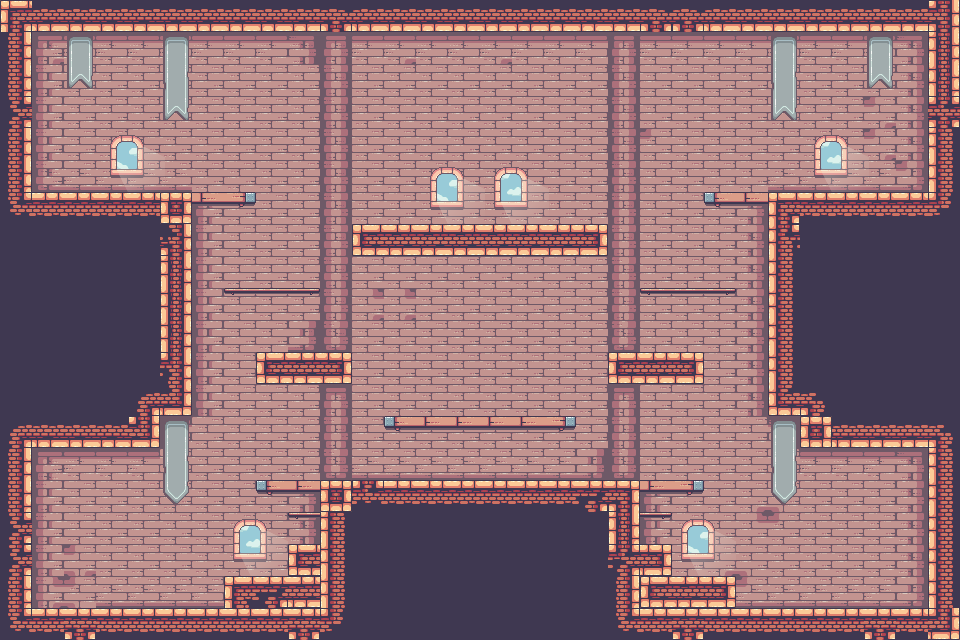

A level layout from a 2D game, rendered from its tile map. Below: a short description, then the map file with its tile-grid data intact:
An orthogonal 30x20 tile map with 32x32 px tiles, 3 tile layers (World, Decorations, Windows_Offset), 2 tilesets.

<map version="1.9" tiledversion="1.9.0" orientation="orthogonal" renderorder="right-down" width="30" height="20" tilewidth="32" tileheight="32" infinite="0" nextlayerid="6" nextobjectid="1">
 <editorsettings>
  <export target="CastleMap..tmj" format="json" />
 </editorsettings>
 <tileset firstgid="1" source="Castle_Terrain.tsx" />
 <tileset firstgid="248" source="Decorations Tileset.tsx" />
 <layer id="1" name="World" width="30" height="20">
  <data encoding="csv">
93,60,60,60,60,60,60,60,60,60,49,60,60,60,60,60,60,60,60,60,49,49,60,60,60,60,60,60,60,91,
42,207,136,136,136,136,136,136,136,137,139,136,198,136,136,198,136,136,136,139,136,136,136,136,136,136,136,136,137,44,
42,154,155,155,155,155,155,155,155,155,158,155,155,155,155,155,155,155,155,158,155,155,155,155,155,155,155,155,156,44,
50,154,155,155,155,155,155,155,155,155,158,155,155,155,155,155,155,155,155,158,155,155,155,155,155,155,155,170,156,36,
42,154,155,155,155,155,155,155,155,155,158,155,155,155,155,155,155,155,155,158,161,155,155,155,155,155,155,170,156,40,
42,173,174,174,174,174,155,155,155,155,158,155,155,155,155,155,155,155,155,158,155,155,155,155,174,174,174,174,227,40,
46,22,22,22,22,101,154,155,155,155,158,155,155,155,155,155,155,155,155,158,155,155,155,156,93,22,22,22,22,47,
41,41,41,41,41,88,154,155,155,155,158,97,98,98,98,98,98,98,99,158,155,155,155,156,106,41,41,41,41,41,
41,41,41,41,41,44,154,155,155,155,158,155,155,155,155,155,155,155,155,158,155,155,155,156,40,41,41,41,41,41,
41,41,41,41,41,44,154,155,155,155,158,164,164,155,155,155,155,155,155,158,155,155,155,156,40,41,41,41,41,41,
41,41,41,41,41,44,154,155,155,175,177,155,155,155,155,155,155,155,155,177,155,155,155,156,40,41,41,41,41,41,
41,41,41,41,41,107,154,155,97,98,99,155,155,155,155,155,155,155,155,97,98,99,155,156,40,41,41,41,41,41,
41,41,41,41,27,61,154,155,155,155,139,155,155,155,155,155,155,155,155,139,155,155,155,156,59,28,41,41,41,41,
27,60,60,60,113,135,155,155,155,155,158,155,155,155,155,155,155,155,155,158,155,155,155,155,137,101,60,60,60,28,
42,135,136,136,136,155,155,155,155,155,177,174,174,174,174,174,174,174,175,177,155,155,155,155,155,136,136,136,137,40,
42,154,155,155,155,155,155,155,155,156,101,31,22,22,22,22,22,22,84,94,154,155,155,141,142,155,155,155,156,40,
50,154,155,155,155,155,155,155,155,156,40,41,41,41,41,41,41,41,41,44,154,155,155,160,161,155,155,155,156,40,
50,154,148,155,155,155,155,155,155,97,40,41,41,41,41,41,41,41,41,52,99,155,141,142,155,155,155,155,156,40,
42,223,144,174,174,174,174,21,84,98,40,41,41,41,41,41,41,41,41,42,97,98,99,218,174,174,174,174,175,40,
46,22,90,22,22,22,22,22,22,90,47,41,41,41,41,41,41,41,41,46,22,90,22,22,22,22,22,90,22,113
</data>
 </layer>
 <layer id="2" name="Decorations" width="30" height="20">
  <data encoding="csv">
0,0,0,0,0,0,0,0,0,0,0,0,0,0,0,0,0,0,0,0,0,0,0,0,0,0,0,0,0,0,
0,0,256,0,0,256,0,0,0,0,0,0,0,0,0,0,0,0,0,0,0,0,0,0,256,0,0,256,0,0,
0,0,270,0,0,263,0,0,0,0,0,0,0,0,0,0,0,0,0,0,0,0,0,0,263,0,0,270,0,0,
0,0,0,0,0,270,0,0,0,0,0,0,0,0,0,0,0,0,0,0,0,0,0,0,270,0,0,0,0,0,
0,0,0,0,0,0,0,0,0,0,0,0,0,0,0,0,0,0,0,0,0,0,0,0,0,0,0,0,0,0,
0,0,0,0,0,0,0,0,0,0,0,0,0,0,0,0,0,0,0,0,0,0,0,0,0,0,0,0,0,0,
0,0,0,0,0,0,265,266,0,0,0,0,0,0,0,0,0,0,0,0,0,0,264,265,0,0,0,0,0,0,
0,0,0,0,0,0,0,0,0,0,0,0,0,0,0,0,0,0,0,0,0,0,0,0,0,0,0,0,0,0,
0,0,0,0,0,0,0,0,0,0,0,0,0,0,0,0,0,0,0,0,0,0,0,0,0,0,0,0,0,0,
0,0,0,0,0,0,0,257,258,259,0,0,0,0,0,0,0,0,0,0,257,258,259,0,0,0,0,0,0,0,
0,0,0,0,0,0,0,0,0,0,0,0,0,0,0,0,0,0,0,0,0,0,0,0,0,0,0,0,0,0,
0,0,0,0,0,0,0,0,0,0,0,0,0,0,0,0,0,0,0,0,0,0,0,0,0,0,0,0,0,0,
0,0,0,0,0,0,0,0,0,0,0,0,0,0,0,0,0,0,0,0,0,0,0,0,0,0,0,0,0,0,
0,0,0,0,0,256,0,0,0,0,0,0,264,265,265,265,265,266,0,0,0,0,0,0,256,0,0,0,0,0,
0,0,0,0,0,263,0,0,0,0,0,0,0,0,0,0,0,0,0,0,0,0,0,0,263,0,0,0,0,0,
0,0,0,0,0,277,0,0,264,265,0,0,0,0,0,0,0,0,0,0,265,266,0,0,277,0,0,0,0,0,
0,0,0,0,0,0,0,273,274,257,0,0,0,0,0,0,0,0,0,0,259,271,272,0,0,0,0,0,0,0,
0,0,0,0,0,0,0,280,281,0,0,0,0,0,0,0,0,0,0,0,0,278,279,0,0,0,0,0,0,0,
0,0,0,0,0,0,0,0,0,0,0,0,0,0,0,0,0,0,0,0,0,0,0,0,0,0,0,0,0,0,
0,0,0,0,0,0,0,0,0,0,0,0,0,0,0,0,0,0,0,0,0,0,0,0,0,0,0,0,0,0
</data>
 </layer>
 <layer id="3" name="Windows_Offset" width="30" height="20" offsetx="5.55556" offsety="0">
  <data encoding="csv">
0,0,0,0,0,0,0,0,0,0,0,0,0,0,0,0,0,0,0,0,0,0,0,0,0,0,0,0,0,0,
0,0,0,0,0,0,0,0,0,0,0,0,0,0,0,0,0,0,0,0,0,0,0,0,0,0,0,0,0,0,
0,0,0,0,0,0,0,0,0,0,0,0,0,0,0,0,0,0,0,0,0,0,0,0,0,0,0,0,0,0,
0,0,0,0,0,0,0,0,0,0,0,0,0,0,0,0,0,0,0,0,0,0,0,0,0,0,0,0,0,0,
0,0,0,271,272,0,0,0,0,0,0,0,0,0,0,0,0,0,0,0,0,0,0,0,0,273,274,0,0,0,
0,0,0,278,279,0,0,0,0,0,0,0,0,271,272,273,274,0,0,0,0,0,0,0,0,280,281,0,0,0,
0,0,0,0,0,0,0,0,0,0,0,0,0,278,279,280,281,0,0,0,0,0,0,0,0,0,0,0,0,0,
0,0,0,0,0,0,0,0,0,0,0,0,0,0,0,0,0,0,0,0,0,0,0,0,0,0,0,0,0,0,
0,0,0,0,0,0,0,0,0,0,0,0,0,0,0,0,0,0,0,0,0,0,0,0,0,0,0,0,0,0,
0,0,0,0,0,0,0,0,0,0,0,0,0,0,0,0,0,0,0,0,0,0,0,0,0,0,0,0,0,0,
0,0,0,0,0,0,0,0,0,0,0,0,0,0,0,0,0,0,0,0,0,0,0,0,0,0,0,0,0,0,
0,0,0,0,0,0,0,0,0,0,0,0,0,0,0,0,0,0,0,0,0,0,0,0,0,0,0,0,0,0,
0,0,0,0,0,0,0,0,0,0,0,0,0,0,0,0,0,0,0,0,0,0,0,0,0,0,0,0,0,0,
0,0,0,0,0,0,0,0,0,0,0,0,0,0,0,0,0,0,0,0,0,0,0,0,0,0,0,0,0,0,
0,0,0,0,0,0,0,0,0,0,0,0,0,0,0,0,0,0,0,0,0,0,0,0,0,0,0,0,0,0,
0,0,0,0,0,0,0,0,0,0,0,0,0,0,0,0,0,0,0,0,0,0,0,0,0,0,0,0,0,0,
0,0,0,0,0,0,0,0,0,0,0,0,0,0,0,0,0,0,0,0,0,0,0,0,0,0,0,0,0,0,
0,0,0,0,0,0,0,0,0,0,0,0,0,0,0,0,0,0,0,0,0,0,0,0,0,0,0,0,0,0,
0,0,0,0,0,0,0,0,0,0,0,0,0,0,0,0,0,0,0,0,0,0,0,0,0,0,0,0,0,0,
0,0,0,0,0,0,0,0,0,0,0,0,0,0,0,0,0,0,0,0,0,0,0,0,0,0,0,0,0,0
</data>
 </layer>
</map>
